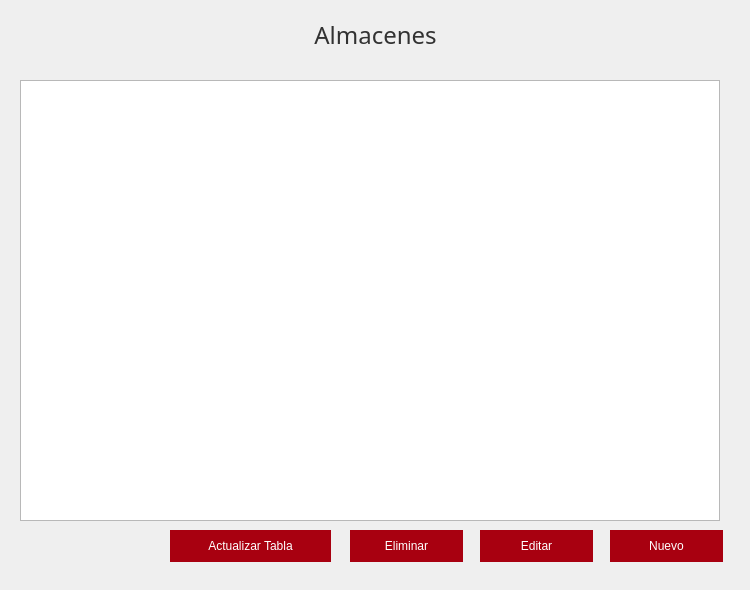
<?xml version="1.0" encoding="UTF-8"?>
<ui version="4.0">
 <class>Form</class>
 <widget class="QWidget" name="Form">
  <property name="geometry">
   <rect>
    <x>0</x>
    <y>0</y>
    <width>750</width>
    <height>590</height>
   </rect>
  </property>
  <property name="minimumSize">
   <size>
    <width>750</width>
    <height>590</height>
   </size>
  </property>
  <property name="maximumSize">
   <size>
    <width>750</width>
    <height>590</height>
   </size>
  </property>
  <property name="cursor">
   <cursorShape>ArrowCursor</cursorShape>
  </property>
  <property name="windowTitle">
   <string>Form</string>
  </property>
  <property name="styleSheet">
   <string notr="true">.QTableWidget{
	text-align:center;
}
.QWidget{
	color:rgb(50, 50, 50);
}
.QLabel{
	color: rgb(50,50,50)
}
.QComboBox{
	border-radius:none;
}
.QLineEdit{
	border-radius:none;
}
.QPushButton{
	color: rgb(255, 255, 255);
	background-color: rgb(168, 0, 16);
	border: none;
}
.QPushButton:hover{
	color: rgb(255, 255, 255);
	background-color: rgb(30,30,30);
}</string>
  </property>
  <widget class="QPushButton" name="bNuevo">
   <property name="geometry">
    <rect>
     <x>610</x>
     <y>530</y>
     <width>113</width>
     <height>32</height>
    </rect>
   </property>
   <property name="cursor">
    <cursorShape>PointingHandCursor</cursorShape>
   </property>
   <property name="text">
    <string>Nuevo</string>
   </property>
   <property name="icon">
    <iconset resource="../imagenes/imagenes.qrc">
     <normaloff>:/Iconos/Nuevo.png</normaloff>:/Iconos/Nuevo.png</iconset>
   </property>
   <property name="iconSize">
    <size>
     <width>20</width>
     <height>16</height>
    </size>
   </property>
  </widget>
  <widget class="QLabel" name="label_titulo">
   <property name="geometry">
    <rect>
     <x>0</x>
     <y>20</y>
     <width>751</width>
     <height>30</height>
    </rect>
   </property>
   <property name="font">
    <font>
     <family>Avenir</family>
     <pointsize>18</pointsize>
    </font>
   </property>
   <property name="text">
    <string>Almacenes</string>
   </property>
   <property name="alignment">
    <set>Qt::AlignCenter</set>
   </property>
  </widget>
  <widget class="QPushButton" name="bActualizar">
   <property name="geometry">
    <rect>
     <x>170</x>
     <y>530</y>
     <width>161</width>
     <height>32</height>
    </rect>
   </property>
   <property name="cursor">
    <cursorShape>PointingHandCursor</cursorShape>
   </property>
   <property name="text">
    <string>Actualizar Tabla</string>
   </property>
   <property name="icon">
    <iconset resource="../imagenes/imagenes.qrc">
     <normaloff>:/Iconos/Update.png</normaloff>:/Iconos/Update.png</iconset>
   </property>
   <property name="iconSize">
    <size>
     <width>20</width>
     <height>16</height>
    </size>
   </property>
  </widget>
  <widget class="QPushButton" name="bEditar">
   <property name="geometry">
    <rect>
     <x>480</x>
     <y>530</y>
     <width>113</width>
     <height>32</height>
    </rect>
   </property>
   <property name="cursor">
    <cursorShape>PointingHandCursor</cursorShape>
   </property>
   <property name="text">
    <string>Editar</string>
   </property>
   <property name="icon">
    <iconset resource="../imagenes/imagenes.qrc">
     <normaloff>:/Iconos/Editar.png</normaloff>:/Iconos/Editar.png</iconset>
   </property>
   <property name="iconSize">
    <size>
     <width>20</width>
     <height>16</height>
    </size>
   </property>
  </widget>
  <widget class="QPushButton" name="bEliminar">
   <property name="geometry">
    <rect>
     <x>350</x>
     <y>530</y>
     <width>113</width>
     <height>32</height>
    </rect>
   </property>
   <property name="cursor">
    <cursorShape>PointingHandCursor</cursorShape>
   </property>
   <property name="text">
    <string>Eliminar</string>
   </property>
   <property name="icon">
    <iconset resource="../imagenes/imagenes.qrc">
     <normaloff>:/Iconos/Eliminar.png</normaloff>:/Iconos/Eliminar.png</iconset>
   </property>
   <property name="iconSize">
    <size>
     <width>20</width>
     <height>16</height>
    </size>
   </property>
  </widget>
  <widget class="QTableWidget" name="table_almacenes">
   <property name="geometry">
    <rect>
     <x>20</x>
     <y>80</y>
     <width>700</width>
     <height>441</height>
    </rect>
   </property>
   <property name="font">
    <font>
     <family>Avenir</family>
    </font>
   </property>
   <property name="lineWidth">
    <number>0</number>
   </property>
   <property name="editTriggers">
    <set>QAbstractItemView::NoEditTriggers</set>
   </property>
   <property name="alternatingRowColors">
    <bool>true</bool>
   </property>
   <property name="selectionMode">
    <enum>QAbstractItemView::SingleSelection</enum>
   </property>
   <property name="selectionBehavior">
    <enum>QAbstractItemView::SelectRows</enum>
   </property>
   <property name="showGrid">
    <bool>true</bool>
   </property>
   <property name="gridStyle">
    <enum>Qt::DashLine</enum>
   </property>
   <property name="sortingEnabled">
    <bool>false</bool>
   </property>
   <property name="wordWrap">
    <bool>true</bool>
   </property>
   <property name="cornerButtonEnabled">
    <bool>true</bool>
   </property>
   <property name="rowCount">
    <number>0</number>
   </property>
   <property name="columnCount">
    <number>0</number>
   </property>
   <attribute name="horizontalHeaderVisible">
    <bool>true</bool>
   </attribute>
   <attribute name="horizontalHeaderCascadingSectionResizes">
    <bool>true</bool>
   </attribute>
   <attribute name="horizontalHeaderDefaultSectionSize">
    <number>150</number>
   </attribute>
   <attribute name="horizontalHeaderShowSortIndicator" stdset="0">
    <bool>false</bool>
   </attribute>
   <attribute name="horizontalHeaderStretchLastSection">
    <bool>false</bool>
   </attribute>
   <attribute name="verticalHeaderVisible">
    <bool>false</bool>
   </attribute>
   <attribute name="verticalHeaderDefaultSectionSize">
    <number>30</number>
   </attribute>
   <attribute name="verticalHeaderShowSortIndicator" stdset="0">
    <bool>false</bool>
   </attribute>
  </widget>
 </widget>
 <resources>
  <include location="../imagenes/imagenes.qrc"/>
 </resources>
 <connections/>
</ui>
